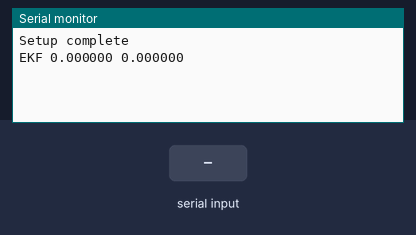
A sketch run on a simulated Arduino Uno, built with avr-gcc and run on an emulated ATmega328P. Parts: the last lines printed to the serial monitor. The test bench sets the inputs (shaded band).

Above: at 5.1 s.
5.2 s: "SPEED 1\n" received over Serial
At 5.36 s:
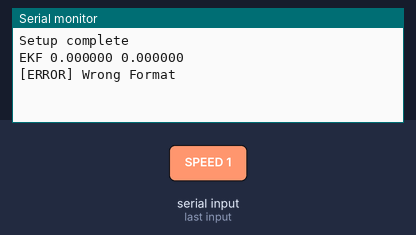
6.7 s: "GROUND 1\n" received over Serial
At 6.86 s:
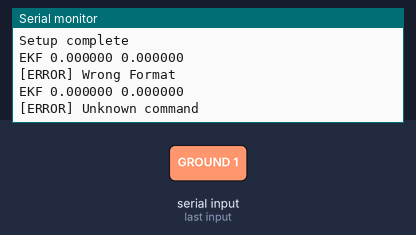
8.2 s: "GROUND\n" received over Serial
At 8.36 s:
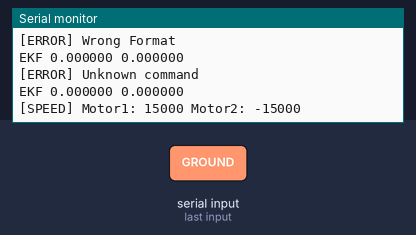

The sketch:

Motor_Arduino_V2_2.ino
```cpp
// ============================================================
// Author      : Baptiste Poncet
// Date        : 04/08/2025
// File        : Motor_Arduino_V2_1.ino
// Version     : 2.2
// Description : Code linking LoRa communication (UART) and motor (CANopen protocole)
//               with encoders informations/ Autonomous reading of encoders using TPDO
//               timely display, both direction, ekf friendly, ground truth
// ============================================================

#include <SPI.h>
#include <mcp_can.h>

#define CS_PIN 10
MCP_CAN CAN(CS_PIN);

String inputBuffer = "";

bool serialBusy = false;
unsigned long lastSerialWrite = 0;
const unsigned long SERIAL_DELAY = 10;

float T_init;
float T_ground_init;
float T_ground;
bool first;
bool commandePrioritaireRecue = false;
unsigned long commandeTimestamp = 0;
const unsigned long commandeTimeout = 100;

const float TICKS_PER_REV = 65536.0;
const float WHEEL_DIAMETER = 0.13;    // m
const float WHEEL_CIRCUM = PI * WHEEL_DIAMETER;
const float WHEEL_BASE = 0.30;
const float TRANSLATION_SPEED = 0.035; // m/s
const float ROTATION_SPEED = 0.2; //rad/s


float cumulative_distance = 0.0;

unsigned long last_encoder_check = 0;
unsigned long last_send_time = 0;
float accumulated_delta_L = 0.0;
float accumulated_delta_R = 0.0;
unsigned long lastNMT = 0;
int x = 1;
int stage = 0;

// ==================== STRUCTURES ======================
struct EncoderData {
  uint32_t can_id;
  int32_t last_position;
  bool first_read;
  float delta_meters;
  bool indic;

  EncoderData(uint32_t id) : can_id(id), last_position(0), first_read(true), delta_meters(0.0), indic(false) {}
};

EncoderData encoders[] = {
  EncoderData(0x381),
  EncoderData(0x382)
};

// ==================== SETUP ===========================
void setup() {
  delay(2000);
  Serial.begin(115200);
  while (!Serial);
  if (CAN.begin(MCP_ANY, CAN_125KBPS, MCP_8MHZ) != CAN_OK) {
    Serial.println("CAN INIT FAILED");
    while (1);
  }

  CAN.init_Mask(0, 0, 0x7FF);       // Masque complet
  CAN.init_Mask(1, 0, 0x7FF);
  CAN.init_Filt(0, 0, 0x381);       // Filtre sur 0x381
  CAN.init_Filt(1, 0, 0x382);       // Filtre sur 0x382
  CAN.init_Filt(1, 1, 0x701);  // Heartbeat node 1
  CAN.init_Filt(1, 2, 0x702);  // Heartbeat node 2
  CAN.setMode(MCP_NORMAL);

  //Motor modes to Pre-Operationnal
  byte preOpNode1[] = {0x80, 0x01};
  byte preOpNode2[] = {0x80, 0x02};
  CAN.sendMsgBuf(0x000, 0, 2, preOpNode1); delay(100);
  CAN.sendMsgBuf(0x000, 0, 2, preOpNode2); delay(100);

  Motor_init(0x01);
  Motor_init(0x02);
  delay(200);

  //Motor Modes to Operational
  byte opNode1[] = {0x01, 0x01};
  byte opNode2[] = {0x01, 0x02};
  CAN.sendMsgBuf(0x000, 0, 2, opNode1); delay(100);
  CAN.sendMsgBuf(0x000, 0, 2, opNode2); delay(100);

  byte dummyByte[1] = {0x00};
  CAN.sendMsgBuf(0x080, 0, 1, dummyByte);
  delay(100);

  Serial.println("Setup complete");
  T_init = millis();
  cumulative_distance = 0.0;
}

// ==================== LOOP =============================
void loop() {
  checkSerialInput();
  readCANMessages();  // Toujours lire les trames CAN

  if (commandePrioritaireRecue && millis() - commandeTimestamp < commandeTimeout) {
    return; // On saute les calculs mais on lit toujours le CAN
  }

  if (millis() - lastNMT > 3000) {
    byte opNode1[] = {0x01, 0x01};
    byte opNode2[] = {0x01, 0x02};
    CAN.sendMsgBuf(0x000, 0, 2, opNode1);
    CAN.sendMsgBuf(0x000, 0, 2, opNode2);
    lastNMT = millis();
  }


  updateOdometry(); // Calculs basés sur les données reçues
}

// ==================== FONCTIONS PRINCIPALES ====================

void readCANMessages() {
  long unsigned int rxId;
  unsigned char len = 0;
  unsigned char rxBuf[8];

  while (CAN_MSGAVAIL == CAN.checkReceive()) {
    CAN.readMsgBuf(&rxId, &len, rxBuf);


    if (rxId == 0x701 || rxId == 0x702) {
      byte state = rxBuf[0];
      byte nodeId = rxId - 0x700;

      if (state != 0x05) {
        Serial.print("[WARN] Node ");
        Serial.print(nodeId);
        Serial.print(" not operational, state: 0x");
        Serial.println(state, HEX);

        // Réenvoi d’une commande NMT Start
        byte startCmd[] = {0x01, nodeId};
        CAN.sendMsgBuf(0x000, 0, 2, startCmd);
      }
    }

    for (int i = 0; i < 2; i++) {
      EncoderData &enc = encoders[i];

      if (rxId == enc.can_id && len >= 4) {
        int32_t pos_raw = (int32_t)((rxBuf[3] << 24) | (rxBuf[2] << 16) | (rxBuf[1] << 8) | rxBuf[0]);

        if (enc.first_read) {
          enc.last_position = pos_raw;
          enc.first_read = false;
        } else {
          int32_t delta_ticks = pos_raw - enc.last_position;
          enc.delta_meters = (delta_ticks / TICKS_PER_REV) * WHEEL_CIRCUM;
          enc.last_position = pos_raw;
          enc.indic = true;
        }
      }
    }
  }
}

void updateOdometry() {
  static unsigned long last_encoder_check = 0;
  unsigned long now = millis();

  // On déclenche si on a au moins une nouvelle roue OU si 50ms sont passées
  bool anyNew = encoders[0].indic || encoders[1].indic;
  if (anyNew || (now - last_encoder_check >= 50)) {
    last_encoder_check = now;

    // N'utiliser que les deltas "neufs"
    float delta_L = encoders[0].indic ? -encoders[0].delta_meters : 0.0f;
    float delta_R = encoders[1].indic ?  encoders[1].delta_meters : 0.0f;

    // Accumulation seulement si on a quelque chose de nouveau
    if (fabs(delta_L) > 1e-4f || fabs(delta_R) > 1e-4f) {
      accumulated_delta_L += delta_L;
      accumulated_delta_R += delta_R;
    }

    encoders[0].delta_meters = 0.0f;
    encoders[1].delta_meters = 0.0f;
    encoders[0].indic = false;
    encoders[1].indic = false;
  }

  // Envoi périodique (inchangé)
  static unsigned long last_send_time = 0;
  if (now - last_send_time >= 1500) {
    last_send_time = now;

    float delta_d    = (accumulated_delta_L + accumulated_delta_R) / 2.0f;
    float delta_theta = (accumulated_delta_R - accumulated_delta_L) / WHEEL_BASE;
    cumulative_distance += fabs(delta_d);

    if (cumulative_distance >= 0.30f) {
      Serial.println("[DIST]");
      cumulative_distance = 0.0f;
    }

    Serial.print("EKF ");
    Serial.print(delta_d, 6);
    Serial.print(" ");
    Serial.println(delta_theta, 6);

    accumulated_delta_L = 0.0f;
    accumulated_delta_R = 0.0f;
  }
}

// ==================== COMMANDES CAN ============================
void Motor_init(byte id) {
  uint16_t cob_id = 0x600 + id;
  uint32_t tpdo_id = 0x180 + id;

  send(cob_id, "2B 40 60 00 80 00 00 00"); delay(50);
  send(cob_id, "2B 40 60 00 06 00 00 00"); delay(50);
  send(cob_id, "2F 60 60 00 03 00 00 00"); delay(50);
  send(cob_id, "2B 40 60 00 07 00 00 00"); delay(50);

  sendSDO(cob_id, 0x1800, 0x01, 0x80000180 | id, 4); delay(50);
  sendSDO(cob_id, 0x1A00, 0x00, 0x00, 1); delay(50);
  sendSDO(cob_id, 0x1A00, 0x01, 0x60640020, 4); delay(50);
  sendSDO(cob_id, 0x1A00, 0x00, 0x01, 1); delay(50);
  sendSDO(cob_id, 0x1800, 0x02, 0xFE, 1); delay(50);
  sendSDO(cob_id, 0x1800, 0x05, 100, 2); delay(50);
  sendSDO(cob_id, 0x1800, 0x01, 0x180 + id, 4); delay(50);

  send(cob_id, "2B 40 60 00 0F 00 00 00"); delay(50);
}

void send(uint16_t id, const char *hexstr) {
  byte data[8] = {0};
  int index = 0;
  const char *p = hexstr;
  while (*p && index < 8) {
    while (*p == ' ') p++;
    if (!*p) break;
    byte b = strtoul(p, NULL, 16);
    data[index++] = b;
    while (*p && *p != ' ') p++;
  }
  CAN.sendMsgBuf(id, 0, 8, data);
}

void sendSDO(uint16_t cob_id, uint16_t index, uint8_t subindex, uint32_t value, uint8_t size) {
  byte data[8];
  switch (size) {
    case 1: data[0] = 0x2F; break;
    case 2: data[0] = 0x2B; break;
    case 4: data[0] = 0x23; break;
    default: return;
  }

  data[1] = index & 0xFF;
  data[2] = index >> 8;
  data[3] = subindex;
  data[4] = value & 0xFF;
  data[5] = (value >> 8) & 0xFF;
  data[6] = (value >> 16) & 0xFF;
  data[7] = (value >> 24) & 0xFF;

  CAN.sendMsgBuf(cob_id, 0, 8, data);
}

// ==================== COMMANDES SERIE ========================
void checkSerialInput() {
  while (Serial.available()) {
    char c = Serial.read();
    if (c == '\n' || c == '\r') {
      if (inputBuffer.length() > 0) {
        inputBuffer.trim();
        if (inputBuffer.startsWith("SPEED")) {
          commandePrioritaireRecue = true;
          commandeTimestamp = millis();
        }
        processSerialCommand(inputBuffer);
        inputBuffer = "";
      }
    } else {
      inputBuffer += c;
    }
  }
}

void processSerialCommand(String cmd) {
  cmd.trim();
  if (cmd.startsWith("SPEED")) {
    int sep1 = cmd.indexOf(' ');
    int sep2 = cmd.indexOf(' ', sep1 + 1);
    if (sep1 == -1 || sep2 == -1) {
      Serial.println("[ERROR] Wrong Format");
      return;
    }

    int speed1 = cmd.substring(sep1 + 1, sep2).toInt();
    int speed2 = cmd.substring(sep2 + 1).toInt();

    String speed1Hex = intToHexString(speed1);
    String speed2Hex = intToHexString(speed2);

    Serial.println("[SPEED] Motor1: " + String(speed1) + " Motor2: " + String(speed2));
    send(0x601, ("23 FF 60 00 " + speed1Hex).c_str());
    send(0x602, ("23 FF 60 00 " + speed2Hex).c_str());
  }
  else if (cmd == "GROUND") {
    if (stage == 0) {

      setMotorsSpeed(15000, -15000);
      stage = 1;
      T_ground = 0;
      T_ground_init = millis();
    }
    if ((millis() > (T_ground_init + T_ground + (1.1 / TRANSLATION_SPEED) * 1e3)) && (stage == 1)) {
      setMotorsSpeed(-15000, -15000);
      stage = 2;
      T_ground += (x / TRANSLATION_SPEED) * 1e3;
    }
    if ((millis() > (T_ground_init + T_ground + ((PI / 2) / ROTATION_SPEED) * 1e3)) && (stage == 2)) {
      setMotorsSpeed(15000, -15000);
      stage = 3;
      T_ground += ((PI / 2) / ROTATION_SPEED) * 1e3;
    }
    if ((millis() > (T_ground_init + T_ground + (4 / TRANSLATION_SPEED) * 1e3)) && (stage == 3)) {
      setMotorsSpeed(-15000, -15000);
      stage = 4;
      T_ground += (x / TRANSLATION_SPEED) * 1e3;
    }
    if ((millis() > (T_ground_init + T_ground + ((PI / 2) / ROTATION_SPEED) * 1e3)) && (stage == 4)) {
      setMotorsSpeed(15000, -15000);
      stage = 5;
      T_ground += ((PI / 2) / ROTATION_SPEED) * 1e3;
    }
    if ((millis() > (T_ground_init + T_ground + (2.2 / TRANSLATION_SPEED) * 1e3)) && (stage == 5)) {
      setMotorsSpeed(-15000, -15000);
      stage = 6;
      T_ground += (x / TRANSLATION_SPEED) * 1e3;
    }
    if ((millis() > (T_ground_init + T_ground + ((PI / 2) / ROTATION_SPEED) * 1e3)) && (stage == 6)) {
      setMotorsSpeed(15000, -15000);
      stage = 7;
      T_ground += ((PI / 2) / ROTATION_SPEED) * 1e3;
    }
    if ((millis() > (T_ground_init + T_ground + (4 / TRANSLATION_SPEED) * 1e3)) && (stage == 7)) {
      setMotorsSpeed(-15000, -15000);
      stage = 8;
      T_ground += (x / TRANSLATION_SPEED) * 1e3;
    }
    if ((millis() > (T_ground_init + T_ground + ((PI / 2) / ROTATION_SPEED) * 1e3)) && (stage == 8)) {
      setMotorsSpeed(15000, -15000);
      stage = 9;
      T_ground += ((PI / 2) / ROTATION_SPEED) * 1e3;
    }
    if ((millis() > (T_ground_init + T_ground +(1.1 / TRANSLATION_SPEED) * 1e3) ) && (stage == 9)) {
      setMotorsSpeed(0, 0);
      stage = 10;
    }
  }

  else {
    Serial.println("[ERROR] Unknown command");
  }
}

String intToHexString(int value) {
  String result = "";
  for (int i = 0; i < 4; i++) {
    uint8_t byte_val = (uint8_t)((value >> (i * 8)) & 0xFF);
    if (byte_val < 0x10) result += "0";
    result += String(byte_val, HEX);
    if (i < 3) result += " ";
  }
  result.toUpperCase();
  return result;
}

void setMotorsSpeed(int speed1, int speed2) {
  String speed1Hex = intToHexString(speed1);
  String speed2Hex = intToHexString(speed2);

  Serial.println("[SPEED] Motor1: " + String(speed1) + " Motor2: " + String(speed2));
  send(0x601, ("23 FF 60 00 " + speed1Hex).c_str());
  send(0x602, ("23 FF 60 00 " + speed2Hex).c_str());
}
```

Measured:
- after the input at 5.2 s, the serial monitor: prints a new line at once (image 1)
- after the input at 6.7 s, the serial monitor: prints a new line at once (image 2)
- after the input at 8.2 s, the serial monitor: prints a new line at once (image 3)
